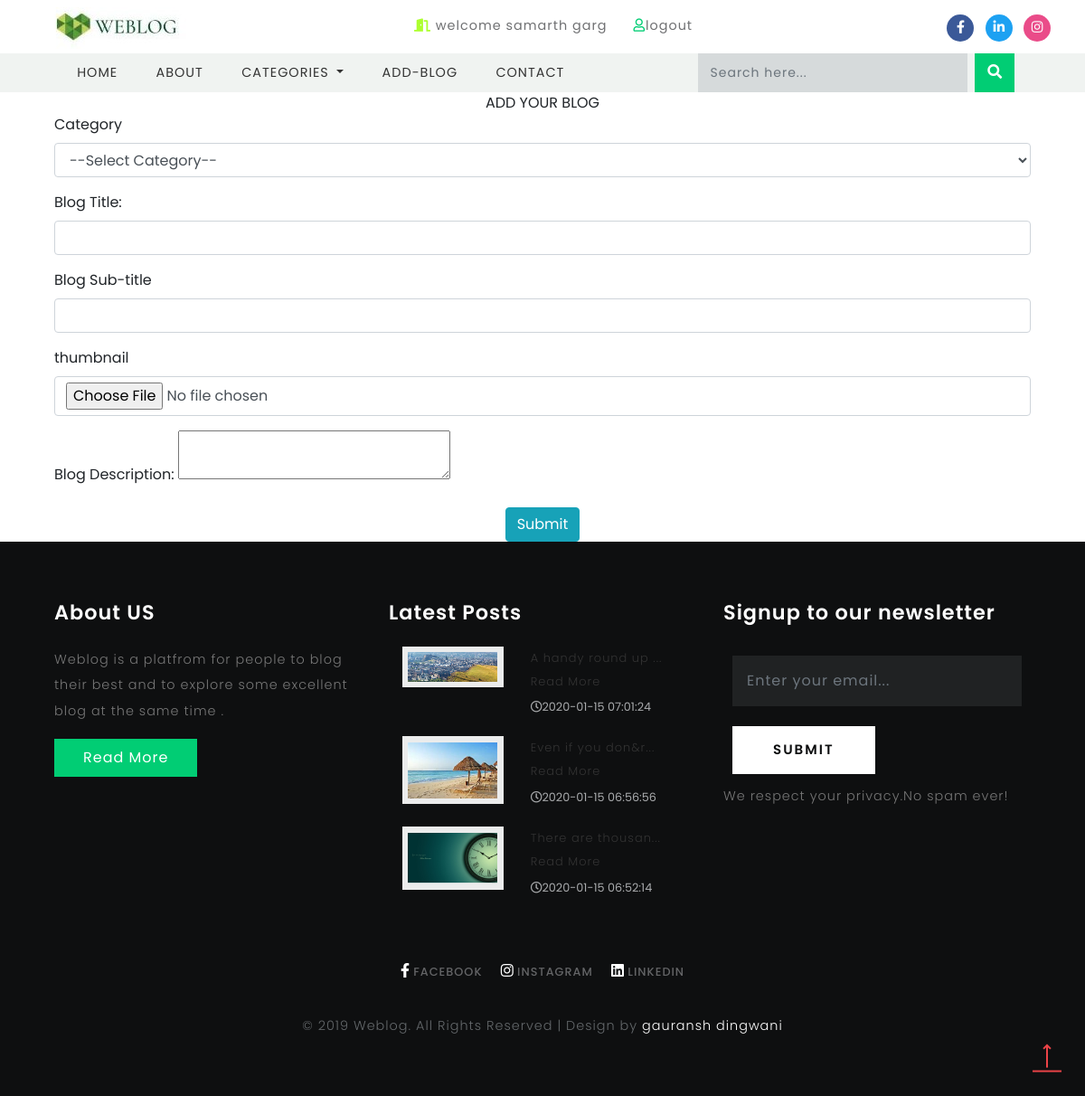
The page /post.php (signed in) on the database its author committed.
### tables this page shows
CREATE TABLE `blog` (
  `blog_id` int(11) NOT NULL,
  `blog_title` text NOT NULL,
  `blog_subtitle` text NOT NULL,
  `thumbnail` text NOT NULL,
  `content` text NOT NULL,
  `user_id` int(11) NOT NULL,
  `status` int(11) NOT NULL,
  `status_remark` text NOT NULL,
  `cate_id` int(11) NOT NULL,
  `created` datetime NOT NULL,
  `likes` int(11) NOT NULL,
  `comments` int(11) NOT NULL,
  `views` int(11) NOT NULL
);

### post.php (the view, shortened to what this page needs)
<?php
include './include/db.php';
?>
<!DOCTYPE html>
<html lang="zxx">
<head>
    <?php include './include/head.php';?>
</head>
<body>
        <header>
	<?php include './include/header.php';?>
        </header>
        <section id="main-content">
	<section class="wrapper">
	<div class="form-w3layouts">
        <div class="row container">
            <div class="col-lg-12">
                    <section class="panel">
                        <center><header class="panel-heading">
                        ADD YOUR BLOG
                            </header></center>
                        <div class="panel-body">
                            <div class="position-center">
                                <form action="#" method="post" enctype="multipart/form-data">
                                     <div class="form-group">
                                    <label>Category </label>
                                    <select name="category" class="form-control">
                                        <option>--Select Category--</option>
                                    </select>
                                </div>
                                <div class="form-group">
                                    <label style="align-content : left">Blog Title: </label>
                                    <input type="text" name="blog_title" class="form-control">
                                </div>
                                <div class="form-group">
                                    <label>Blog Sub-title </label>
                                    <input type="text" name="blog_sub"  class="form-control">
                                </div>
                                    <div class="form-group">
                                    <label>thumbnail </label>
                                    <input type="file" name="thumbnail"  class="form-control">
                                </div>
                                    <div class="form-group">
                                    <label>Blog Description: </label>
                                    <textarea name="blog_des" id="editor"></textarea>
                                    </div>
<center><button type="submit" name="submit" class="btn btn-info">Submit</button></center>
                            </form>
                            </div>
                        </div>
                    </section>
            </div>
            </div>
        </div>
</section>
		<?php include './include/footer.php';?>
</section>
	<a href="#home" class="scroll" id="toTop" style="display: block;">
	</a>
</body>
</html>

### include/footer.php (shortened to what this page needs)
<footer>
<div class="container">
			<div class="row">
				<div class="col-lg-4 footer-grid-agileits-w3ls text-left">
					<h3>About US</h3>
					<p>Weblog is a platfrom for people to blog their best and to explore some excellent blog at the same time .</p>
					<div class="read">
						<a href="../personal/index.html" class="btn btn-primary read-m">Read More</a>
					</div>
				</div>
				<div class="col-lg-4 footer-grid-agileits-w3ls text-left">
					<div class="tech-btm">
						<h3>Latest Posts</h3>
                                                <?php
                                                        $query = "SELECT * FROM `blog` ORDER BY created desc LIMIT 3";
                                                        $go_data = mysqli_query($conn, $query);
                                                        while ($row = mysqli_fetch_array($go_data)){
                                                            $thumbnail = $row['thumbnail'];
                                                            $content = $row['content'];
                                                            $date = $row['created'];
                                                            $sid = $row['blog_id'];
                                                        ?>
							<div class="blog-grids row mb-3">
								<div class="col-md-5 blog-grid-left">
									<a href="single.php?id=<?php echo $sid;?>">
										<img src="./blog_img/<?php echo $thumbnail;?>" class="img-fluid" alt="">
									</a>
								</div>
								<div class="col-md-7 blog-grid-right">
									<h5>
										<a href="single.php?id=<?php echo $sid;?>"><?php echo substr($content, 0, 20).'... <a href="singlef.php?id='.$sid.'">Read More</a>';?> </a>
									</h5>
									<div class="sub-meta">
										<span>
											<i class="far fa-clock"></i><?php echo $date;?></span>
									</div>
								</div>
							</div>
                                                        <?php } ?>
                                            </div>
				</div>
				<div class="col-lg-4 subscribe-main footer-grid-agileits-w3ls">
					<h2>Signup to our newsletter</h2>
					<div class="subscribe-main">
							<div class="subscribe-form">
									<form action="#" method="post" class="subscribe_form">
										<input class="form-control" type="email" placeholder="Enter your email..." required="">
										<button type="submit" class="btn btn-primary submit">Submit</button>
									</form>
						   </div>
						<p>We respect your privacy.No spam ever!</p>
					</div>
				</div>
			</div>
			<div class="footer-cpy text-center">
				<div class="footer-social">
					<div class="copyrighttop">
						<ul>
							<li class="mx-3">
								<a class="facebook" href="https://www.facebook.com/gauransh.dhoni7">
									<i class="fab fa-facebook-f"></i>
									<span>Facebook</span>
								</a>
							</li>
							<li>
								<a class="facebook" href="https://www.instagram.com/gauransh_dingwani/">
									<i class="fab fa-instagram"></i>
									<span>Instagram</span>
								</a>
							</li>
							<li class="mx-3">
								<a class="facebook" href="https://www.linkedin.com/in/gauransh-dingwani-1a9431199/">
									<i class="fab fa-linkedin"></i>
									<span>Linkedin</span>
								</a>
							</li>
						</ul>
					</div>
				</div>
				<div class="w3layouts-agile-copyrightbottom">
					<p>© 2019 Weblog. All Rights Reserved | Design by
						<a href="../personal/index.html">gauransh dingwani</a>
					</p>
				</div>
			</div>
		</div>
</footer>

### css/style.css (style rules this page uses)
html, body { margin: 0; font-size: 100%; font-family: 'Poppins', sans-serif; background: #fff; }
body a { text-decoration: none; transition: 0.5s all; -webkit-transition: 0.5s all; -moz-transition: 0.5s all; -o-transition: 0.5s all; -ms-transition: 0.5s all; }
input[type="button"], input[type="submit"], input[type="text"], input[type="email"], input[type="search"] { transition: 0.5s all; -webkit-transition: 0.5s all; -moz-transition: 0.5s all; -o-transition: 0.5s all; -ms-transition: 0.5s all; font-family: 'Poppins', sans-serif; }
h1, h2, h3, h4, h5, h6 { margin: 0; font-family: 'Poppins', sans-serif; letter-spacing:1px; }
p { margin: 0; font-size: 0.9em; color: #777777; line-height: 2em; letter-spacing: 1px; font-weight: 300; }
ul { margin: 0; padding: 0; }
a.btn.btn-primary.read-m { border-radius: 0; padding: 0.55em 2em; letter-spacing: 1px; background: #01cd74; border: none; }
.read { margin-top: 1em; }
.tech-btm img { background: #ebecec; padding: .4em; }
.tech-btm { margin-bottom: 2em; }
.tech-btm h5 { font-size: 0.9em; line-height: 1.4em; font-weight: 600; }
.tech-btm h5 a { color:#333; }
.sub-meta span { font-size: 0.8em; color: #a9abad; line-height: 2.5em; }
footer { padding: 5em 0; background-color: #0e0f10; }
.subscribe-main { padding-bottom: 1em; }
.footer-grid-agileits-w3ls img { width:100%; }
.subscribe-form { margin: 1em auto 0; padding: 10px; }
.footer-grid-agileits-w3ls h2,.footer-grid-agileits-w3ls h3 { font-size: 1.4em; color: #ffffff; font-weight: 600; line-height: 1.3; margin-bottom: 1em; }
.subscribe-main p { color: #777; letter-spacing: 1px; }
.subscribe-main input[type="email"] { width: 100%; padding: 1em 1em; font-size: 16px; color: #fff; outline: none; background: rgba(241, 245, 249, 0.08); -webkit-appearance: none; border: none; -webkit-appearance: none; letter-spacing: 1px; border-radius:0; }
.subscribe-main button[type="submit"] { color: #0e0f10; font-size: 15px; font-weight: 600; text-transform: uppercase; outline: none; letter-spacing: 2px; padding: 1em 3em; border: none; cursor: pointer; transition: 0.5s all; -webkit-transition: 0.5s all; -moz-transition: 0.5s all; -webkit-appearance: none; background: #fff; margin-top: 1.5em; border-radius:0; }
.copyrighttop ul li a span { text-transform: uppercase; color: #646567; font-weight: 500; font-size: 0.8em; line-height: 2em; letter-spacing: 1px; }
.copyrighttop { margin: 2em 0; }
a.facebook { color: #fff; font-size: 16px; }
.w3layouts-agile-copyrightbottom p { color: #64686b; letter-spacing: 1px; line-height: 28px; }
.copyrighttop li { list-style: none; display: inline-block; }
.w3layouts-agile-copyrightbottom p a { color: #fff; }
#toTop { display: none; text-decoration: none; position: fixed; bottom: 10px; right: 10px; overflow: hidden; width: 48px; height: 48px; border: none; text-indent: 100%; background: url(../images/top_up.png) no-repeat 0px 0px; }
@media (max-width:1440px) { .bottom-slider, .main-content-w3layouts-agileits, footer,.banner-bottom { padding: 4em 0; } }

### rows shown on the page
blog: thumbnail (picture), content "A handy round up", created "2020-01-15 07:01:24"
blog: thumbnail (picture), content "Even if you don&r", created "2020-01-15 06:56:56"
blog: thumbnail (picture), content "There are thousan", created "2020-01-15 06:52:14"

### other values the page prints
$_SESSION['user_name'] "samarth garg"
